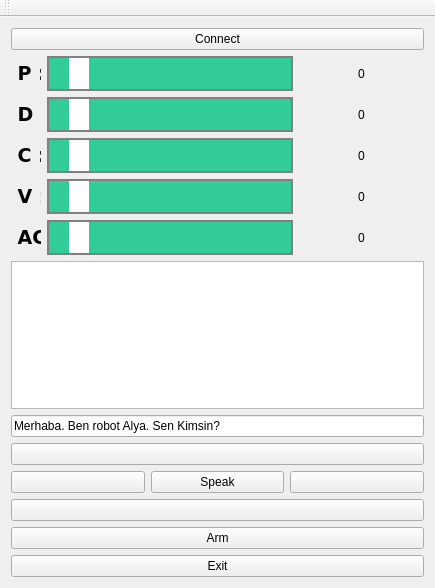
<?xml version="1.0" encoding="UTF-8"?>
<ui version="4.0">
 <class>MainWindow</class>
 <widget class="QMainWindow" name="MainWindow">
  <property name="geometry">
   <rect>
    <x>0</x>
    <y>0</y>
    <width>435</width>
    <height>588</height>
   </rect>
  </property>
  <property name="windowTitle">
   <string>MainWindow</string>
  </property>
  <widget class="QWidget" name="centralWidget">
   <layout class="QGridLayout" name="gridLayout">
    <item row="0" column="0">
     <layout class="QHBoxLayout" name="horizontalLayout">
      <item>
       <widget class="QPushButton" name="m_pBConnect">
        <property name="maximumSize">
         <size>
          <width>16777215</width>
          <height>40</height>
         </size>
        </property>
        <property name="text">
         <string>Connect</string>
        </property>
       </widget>
      </item>
     </layout>
    </item>
    <item row="2" column="0">
     <layout class="QHBoxLayout" name="horizontalLayout_7">
      <item>
       <widget class="QLabel" name="label_2">
        <property name="maximumSize">
         <size>
          <width>30</width>
          <height>16777215</height>
         </size>
        </property>
        <property name="font">
         <font>
          <family>DejaVu Sans</family>
          <pointsize>14</pointsize>
          <bold>true</bold>
         </font>
        </property>
        <property name="text">
         <string> D :</string>
        </property>
        <property name="alignment">
         <set>Qt::AlignmentFlag::AlignLeading|Qt::AlignmentFlag::AlignLeft|Qt::AlignmentFlag::AlignVCenter</set>
        </property>
       </widget>
      </item>
      <item>
       <widget class="QScrollBar" name="scrollD">
        <property name="minimumSize">
         <size>
          <width>0</width>
          <height>35</height>
         </size>
        </property>
        <property name="styleSheet">
         <string notr="true">QScrollBar:horizontal {
    border: 2px solid grey;
    background: #32CC99;
    height: 15px;
    margin: 0px 20px 0 20px;
}
QScrollBar::handle:horizontal {
    background: white;
    min-width: 20px;
}
QScrollBar::add-line:horizontal {
    border: 2px solid grey;
    background: #32CC99;
    width: 20px;
    subcontrol-position: right;
    subcontrol-origin: margin;
}

QScrollBar::sub-line:horizontal {
    border: 2px solid grey;
    background: #32CC99;
    width: 20px;
    subcontrol-position: left;
    subcontrol-origin: margin;
}

QScrollBar::sub-page:horizontal {
    background: #0B615E;
}

QScrollBar::add-page:horizontal {
    background: #32CC99;
}</string>
        </property>
        <property name="maximum">
         <number>100</number>
        </property>
        <property name="orientation">
         <enum>Qt::Orientation::Horizontal</enum>
        </property>
       </widget>
      </item>
      <item>
       <widget class="QLabel" name="labelD">
        <property name="minimumSize">
         <size>
          <width>125</width>
          <height>0</height>
         </size>
        </property>
        <property name="maximumSize">
         <size>
          <width>30</width>
          <height>16777215</height>
         </size>
        </property>
        <property name="text">
         <string>0</string>
        </property>
        <property name="alignment">
         <set>Qt::AlignmentFlag::AlignCenter</set>
        </property>
       </widget>
      </item>
     </layout>
    </item>
    <item row="1" column="0">
     <layout class="QHBoxLayout" name="horizontalLayout_8">
      <item>
       <widget class="QLabel" name="label">
        <property name="maximumSize">
         <size>
          <width>30</width>
          <height>16777215</height>
         </size>
        </property>
        <property name="font">
         <font>
          <family>DejaVu Sans</family>
          <pointsize>14</pointsize>
          <bold>true</bold>
         </font>
        </property>
        <property name="text">
         <string> P :</string>
        </property>
        <property name="alignment">
         <set>Qt::AlignmentFlag::AlignLeading|Qt::AlignmentFlag::AlignLeft|Qt::AlignmentFlag::AlignVCenter</set>
        </property>
       </widget>
      </item>
      <item>
       <widget class="QScrollBar" name="scrollP">
        <property name="minimumSize">
         <size>
          <width>0</width>
          <height>35</height>
         </size>
        </property>
        <property name="styleSheet">
         <string notr="true">QScrollBar:horizontal {
    border: 2px solid grey;
    background: #32CC99;
    height: 15px;
    margin: 0px 20px 0 20px;
}
QScrollBar::handle:horizontal {
    background: white;
    min-width: 20px;
}
QScrollBar::add-line:horizontal {
    border: 2px solid grey;
    background: #32CC99;
    width: 20px;
    subcontrol-position: right;
    subcontrol-origin: margin;
}

QScrollBar::sub-line:horizontal {
    border: 2px solid grey;
    background: #32CC99;
    width: 20px;
    subcontrol-position: left;
    subcontrol-origin: margin;
}

QScrollBar::sub-page:horizontal {
    background: #0B615E;
}

QScrollBar::add-page:horizontal {
    background: #32CC99;
}</string>
        </property>
        <property name="maximum">
         <number>100</number>
        </property>
        <property name="pageStep">
         <number>10</number>
        </property>
        <property name="orientation">
         <enum>Qt::Orientation::Horizontal</enum>
        </property>
       </widget>
      </item>
      <item>
       <widget class="QLabel" name="labelP">
        <property name="minimumSize">
         <size>
          <width>125</width>
          <height>0</height>
         </size>
        </property>
        <property name="maximumSize">
         <size>
          <width>30</width>
          <height>16777215</height>
         </size>
        </property>
        <property name="text">
         <string>0</string>
        </property>
        <property name="alignment">
         <set>Qt::AlignmentFlag::AlignCenter</set>
        </property>
       </widget>
      </item>
     </layout>
    </item>
    <item row="10" column="0">
     <layout class="QHBoxLayout" name="horizontalLayout_3">
      <item>
       <widget class="QPushButton" name="m_pBBackward">
        <property name="minimumSize">
         <size>
          <width>0</width>
          <height>0</height>
         </size>
        </property>
        <property name="text">
         <string/>
        </property>
       </widget>
      </item>
     </layout>
    </item>
    <item row="3" column="0">
     <layout class="QHBoxLayout" name="horizontalLayout_6">
      <item>
       <widget class="QLabel" name="label_3">
        <property name="maximumSize">
         <size>
          <width>30</width>
          <height>16777215</height>
         </size>
        </property>
        <property name="font">
         <font>
          <family>DejaVu Sans</family>
          <pointsize>14</pointsize>
          <bold>true</bold>
         </font>
        </property>
        <property name="text">
         <string> C :</string>
        </property>
        <property name="alignment">
         <set>Qt::AlignmentFlag::AlignLeading|Qt::AlignmentFlag::AlignLeft|Qt::AlignmentFlag::AlignVCenter</set>
        </property>
       </widget>
      </item>
      <item>
       <widget class="QScrollBar" name="scrollC">
        <property name="minimumSize">
         <size>
          <width>0</width>
          <height>35</height>
         </size>
        </property>
        <property name="styleSheet">
         <string notr="true">QScrollBar:horizontal {
    border: 2px solid grey;
    background: #32CC99;
    height: 15px;
    margin: 0px 20px 0 20px;
}
QScrollBar::handle:horizontal {
    background: white;
    min-width: 20px;
}
QScrollBar::add-line:horizontal {
    border: 2px solid grey;
    background: #32CC99;
    width: 20px;
    subcontrol-position: right;
    subcontrol-origin: margin;
}

QScrollBar::sub-line:horizontal {
    border: 2px solid grey;
    background: #32CC99;
    width: 20px;
    subcontrol-position: left;
    subcontrol-origin: margin;
}

QScrollBar::sub-page:horizontal {
    background: #0B615E;
}

QScrollBar::add-page:horizontal {
    background: #32CC99;
}</string>
        </property>
        <property name="maximum">
         <number>100</number>
        </property>
        <property name="orientation">
         <enum>Qt::Orientation::Horizontal</enum>
        </property>
       </widget>
      </item>
      <item>
       <widget class="QLabel" name="labelC">
        <property name="minimumSize">
         <size>
          <width>125</width>
          <height>0</height>
         </size>
        </property>
        <property name="maximumSize">
         <size>
          <width>30</width>
          <height>16777215</height>
         </size>
        </property>
        <property name="text">
         <string>0</string>
        </property>
        <property name="alignment">
         <set>Qt::AlignmentFlag::AlignCenter</set>
        </property>
       </widget>
      </item>
     </layout>
    </item>
    <item row="5" column="0">
     <layout class="QHBoxLayout" name="horizontalLayout_10">
      <item>
       <widget class="QLabel" name="label_5">
        <property name="maximumSize">
         <size>
          <width>30</width>
          <height>16777215</height>
         </size>
        </property>
        <property name="font">
         <font>
          <family>DejaVu Sans</family>
          <pointsize>14</pointsize>
          <bold>true</bold>
         </font>
        </property>
        <property name="text">
         <string> AC :</string>
        </property>
        <property name="alignment">
         <set>Qt::AlignmentFlag::AlignLeading|Qt::AlignmentFlag::AlignLeft|Qt::AlignmentFlag::AlignVCenter</set>
        </property>
       </widget>
      </item>
      <item>
       <widget class="QScrollBar" name="scrollAC">
        <property name="minimumSize">
         <size>
          <width>0</width>
          <height>35</height>
         </size>
        </property>
        <property name="styleSheet">
         <string notr="true">QScrollBar:horizontal {
    border: 2px solid grey;
    background: #32CC99;
    height: 15px;
    margin: 0px 20px 0 20px;
}
QScrollBar::handle:horizontal {
    background: white;
    min-width: 20px;
}
QScrollBar::add-line:horizontal {
    border: 2px solid grey;
    background: #32CC99;
    width: 20px;
    subcontrol-position: right;
    subcontrol-origin: margin;
}

QScrollBar::sub-line:horizontal {
    border: 2px solid grey;
    background: #32CC99;
    width: 20px;
    subcontrol-position: left;
    subcontrol-origin: margin;
}

QScrollBar::sub-page:horizontal {
    background: #0B615E;
}

QScrollBar::add-page:horizontal {
    background: #32CC99;
}</string>
        </property>
        <property name="minimum">
         <number>0</number>
        </property>
        <property name="maximum">
         <number>100</number>
        </property>
        <property name="orientation">
         <enum>Qt::Orientation::Horizontal</enum>
        </property>
       </widget>
      </item>
      <item>
       <widget class="QLabel" name="labelAC">
        <property name="minimumSize">
         <size>
          <width>125</width>
          <height>0</height>
         </size>
        </property>
        <property name="maximumSize">
         <size>
          <width>30</width>
          <height>16777215</height>
         </size>
        </property>
        <property name="text">
         <string>0</string>
        </property>
        <property name="alignment">
         <set>Qt::AlignmentFlag::AlignCenter</set>
        </property>
       </widget>
      </item>
     </layout>
    </item>
    <item row="8" column="0">
     <layout class="QHBoxLayout" name="horizontalLayout_5">
      <item>
       <widget class="QPushButton" name="m_pBForward">
        <property name="minimumSize">
         <size>
          <width>0</width>
          <height>0</height>
         </size>
        </property>
        <property name="text">
         <string/>
        </property>
       </widget>
      </item>
     </layout>
    </item>
    <item row="7" column="0">
     <layout class="QVBoxLayout" name="verticalLayout_2">
      <item>
       <layout class="QHBoxLayout" name="horizontalLayout_11">
        <item>
         <widget class="QLineEdit" name="lineEdit_Speak">
          <property name="font">
           <font>
            <family>Arial</family>
            <bold>false</bold>
           </font>
          </property>
          <property name="text">
           <string>Merhaba. Ben robot Alya. Sen Kimsin?</string>
          </property>
         </widget>
        </item>
       </layout>
      </item>
     </layout>
    </item>
    <item row="9" column="0">
     <layout class="QHBoxLayout" name="horizontalLayout_4">
      <item>
       <widget class="QPushButton" name="m_pBLeft">
        <property name="minimumSize">
         <size>
          <width>0</width>
          <height>0</height>
         </size>
        </property>
        <property name="text">
         <string/>
        </property>
       </widget>
      </item>
      <item>
       <widget class="QPushButton" name="m_pBSpeak">
        <property name="maximumSize">
         <size>
          <width>16777215</width>
          <height>40</height>
         </size>
        </property>
        <property name="text">
         <string>Speak</string>
        </property>
       </widget>
      </item>
      <item>
       <widget class="QPushButton" name="m_pBRight">
        <property name="minimumSize">
         <size>
          <width>0</width>
          <height>0</height>
         </size>
        </property>
        <property name="text">
         <string/>
        </property>
       </widget>
      </item>
     </layout>
    </item>
    <item row="4" column="0">
     <layout class="QHBoxLayout" name="horizontalLayout_9">
      <item>
       <widget class="QLabel" name="label_4">
        <property name="maximumSize">
         <size>
          <width>30</width>
          <height>16777215</height>
         </size>
        </property>
        <property name="font">
         <font>
          <family>DejaVu Sans</family>
          <pointsize>14</pointsize>
          <bold>true</bold>
         </font>
        </property>
        <property name="text">
         <string> V :</string>
        </property>
        <property name="alignment">
         <set>Qt::AlignmentFlag::AlignLeading|Qt::AlignmentFlag::AlignLeft|Qt::AlignmentFlag::AlignVCenter</set>
        </property>
       </widget>
      </item>
      <item>
       <widget class="QScrollBar" name="scrollV">
        <property name="minimumSize">
         <size>
          <width>0</width>
          <height>35</height>
         </size>
        </property>
        <property name="styleSheet">
         <string notr="true">QScrollBar:horizontal {
    border: 2px solid grey;
    background: #32CC99;
    height: 15px;
    margin: 0px 20px 0 20px;
}
QScrollBar::handle:horizontal {
    background: white;
    min-width: 20px;
}
QScrollBar::add-line:horizontal {
    border: 2px solid grey;
    background: #32CC99;
    width: 20px;
    subcontrol-position: right;
    subcontrol-origin: margin;
}

QScrollBar::sub-line:horizontal {
    border: 2px solid grey;
    background: #32CC99;
    width: 20px;
    subcontrol-position: left;
    subcontrol-origin: margin;
}

QScrollBar::sub-page:horizontal {
    background: #0B615E;
}

QScrollBar::add-page:horizontal {
    background: #32CC99;
}</string>
        </property>
        <property name="maximum">
         <number>100</number>
        </property>
        <property name="orientation">
         <enum>Qt::Orientation::Horizontal</enum>
        </property>
       </widget>
      </item>
      <item>
       <widget class="QLabel" name="labelV">
        <property name="minimumSize">
         <size>
          <width>125</width>
          <height>0</height>
         </size>
        </property>
        <property name="maximumSize">
         <size>
          <width>30</width>
          <height>16777215</height>
         </size>
        </property>
        <property name="text">
         <string>0</string>
        </property>
        <property name="alignment">
         <set>Qt::AlignmentFlag::AlignCenter</set>
        </property>
       </widget>
      </item>
     </layout>
    </item>
    <item row="6" column="0">
     <widget class="QTextBrowser" name="m_textStatus"/>
    </item>
    <item row="12" column="0">
     <layout class="QHBoxLayout" name="horizontalLayout_2">
      <item>
       <widget class="QPushButton" name="m_pBExit">
        <property name="minimumSize">
         <size>
          <width>0</width>
          <height>0</height>
         </size>
        </property>
        <property name="maximumSize">
         <size>
          <width>16777215</width>
          <height>40</height>
         </size>
        </property>
        <property name="text">
         <string>Exit</string>
        </property>
       </widget>
      </item>
     </layout>
    </item>
    <item row="11" column="0">
     <widget class="QPushButton" name="m_pBArmed">
      <property name="text">
       <string>Arm</string>
      </property>
     </widget>
    </item>
   </layout>
  </widget>
  <widget class="QToolBar" name="mainToolBar">
   <attribute name="toolBarArea">
    <enum>TopToolBarArea</enum>
   </attribute>
   <attribute name="toolBarBreak">
    <bool>false</bool>
   </attribute>
  </widget>
 </widget>
 <layoutdefault spacing="6" margin="11"/>
 <resources/>
 <connections/>
</ui>
